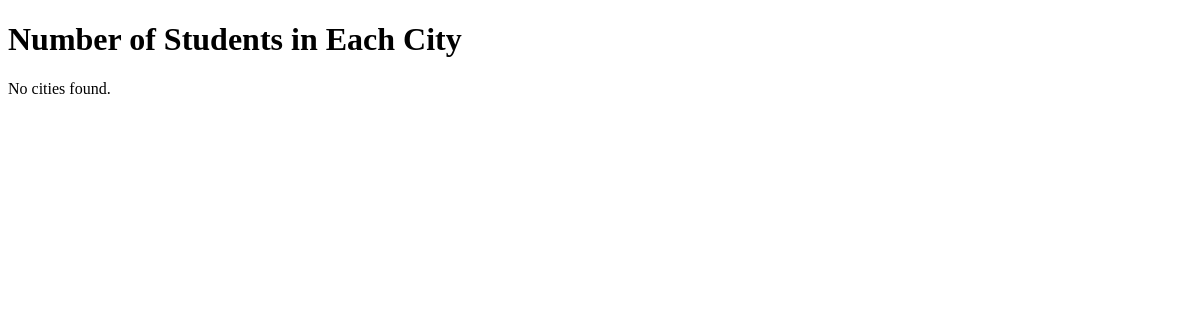
The page /books/lab8/task7 on the database as committed earlier.
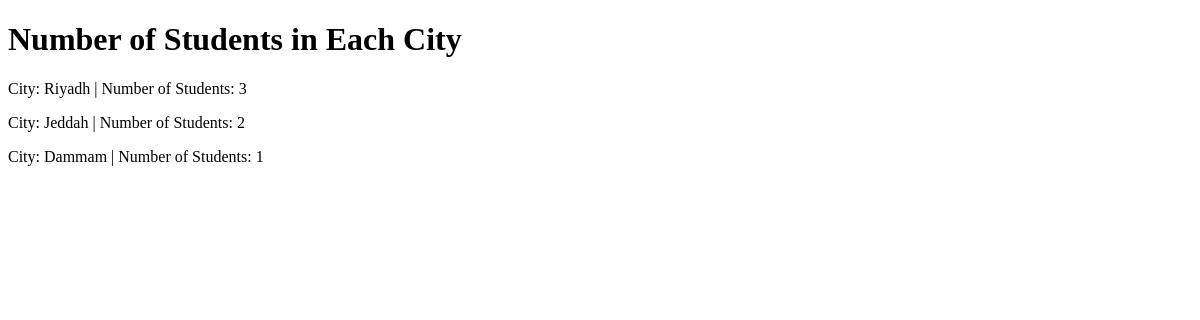
The same page on the database as committed later.
### apps/bookmodule/models.py (models this page shows, shortened)
class Address(models.Model):
    city = models.CharField(max_length=100)

### apps/bookmodule/views.py (the view)
# urls.py: path('lab8/task7', views.lab8_task7, name='lab8_task7'),
def lab8_task7(request):
    cities = Address.objects.annotate(
        student_count=Count('students')
    )
    return render(request, 'bookmodule/lab8_task7.html', {'cities': cities})

### apps/templates/bookmodule/lab8_task7.html (shortened to what this page needs)
<!DOCTYPE html>
<html>
<head>
</head>
<body>
     <h1>Number of Students in Each City</h1>
     {% for city in cities %}
     <p>
          City: {{ city.city }} |
          Number of Students: {{ city.student_count }}
     </p>
     {% empty %}
     <p>No cities found.</p>
     {% endfor %}
</body>
</html>

Rows that differ between the two databases and show on the page:
added Address: city "Riyadh", student_count "3"
added Address: city "Jeddah", student_count "2"
added Address: city "Dammam", student_count "1"
Other text that changed with them:
text no longer shown: "No cities found."
